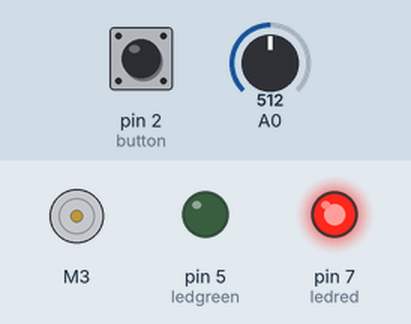
Simulated run of this sketch. Board: Arduino Uno, built with avr-gcc and run on an emulated ATmega328P. Parts: DC motor (green arrow = forward, orange = backward, longer = faster), output pins drawn as LEDs (lit = HIGH). The test bench sets the inputs (shaded band); at power-on: pin 2 (button) LOW, A0 = 512. What the sketch prints to the serial monitor is not drawn.

Above: at 1.2 s.
1.3 s: pin 2 (button) pulled HIGH for 0.15 s
At 1.37 s:
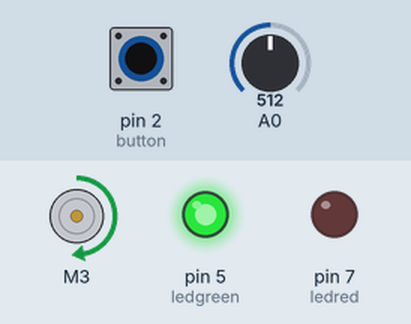
2.9 s: pin 2 (button) pulled HIGH for 3.2 s
At 6.6 s:
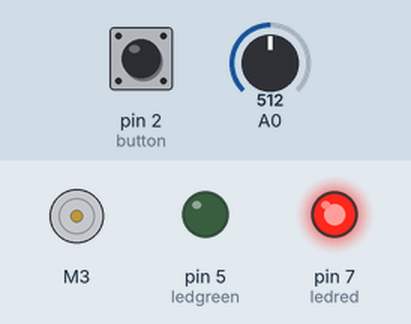
Timing chart, 0 to 8.1 s (numbered marks = the images above; inputs shaded):
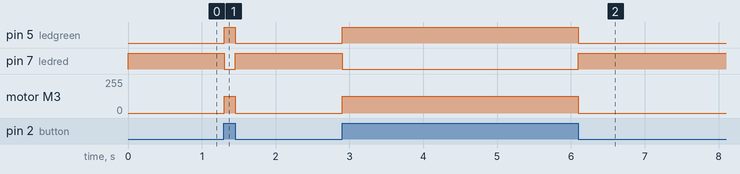

The sketch:

frontReel.ino
```cpp
#include "CytronMotorDriver.h"

CytronMD motor(PWM_DIR, 3, 4); // PWM = Pin 3, DIR = Pin 4.

int ledred = 7;
int ledgreen = 5;
int button = 2;

int readValue = 0;
int potValue = 0;
int buttonstate = 0;

void setup()
{
    Serial.begin(9600);

    pinMode(ledred, OUTPUT);
    pinMode(ledgreen, OUTPUT);
}

void loop()
{
    readValue = analogRead(A0);
    potValue = map(readValue, 0, 1024, 0, 255);
    Serial.println(potValue);

    buttonstate = digitalRead(button);
    if (buttonstate == HIGH)
    {

        digitalWrite(ledgreen, HIGH);
        digitalWrite(ledred, LOW);
        motor.setSpeed(potValue);
    }
    else
    {

        digitalWrite(ledred, HIGH);
        digitalWrite(ledgreen, LOW);
        motor.setSpeed(LOW);
    }
}
```

Measured:
- after the input at 1.3 s, pin 5 (ledgreen): LOW → HIGH at once, → LOW 0.15 s later; pin 7 (ledred): HIGH → LOW at once, → HIGH 0.15 s later; motor M3: stopped → forward 127/255 at once, → stopped 0.15 s later
- after the input at 2.9 s, pin 5 (ledgreen): LOW → HIGH at once, → LOW 3.2 s later; pin 7 (ledred): HIGH → LOW at once, → HIGH 3.2 s later; motor M3: stopped → forward 127/255 at once, → stopped 3.2 s later
